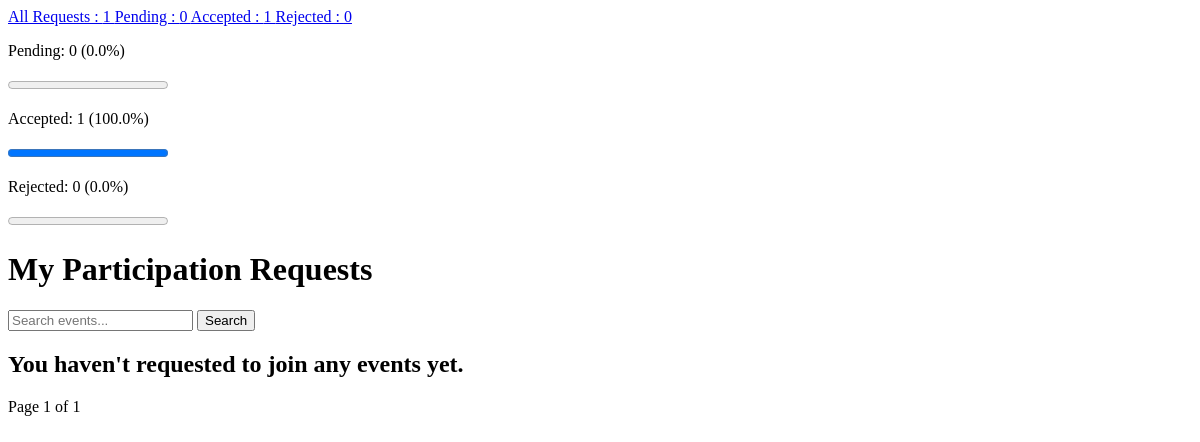
/participation/my-requests/?status=PENDING (signed in), run on an earlier commit of the app's database.
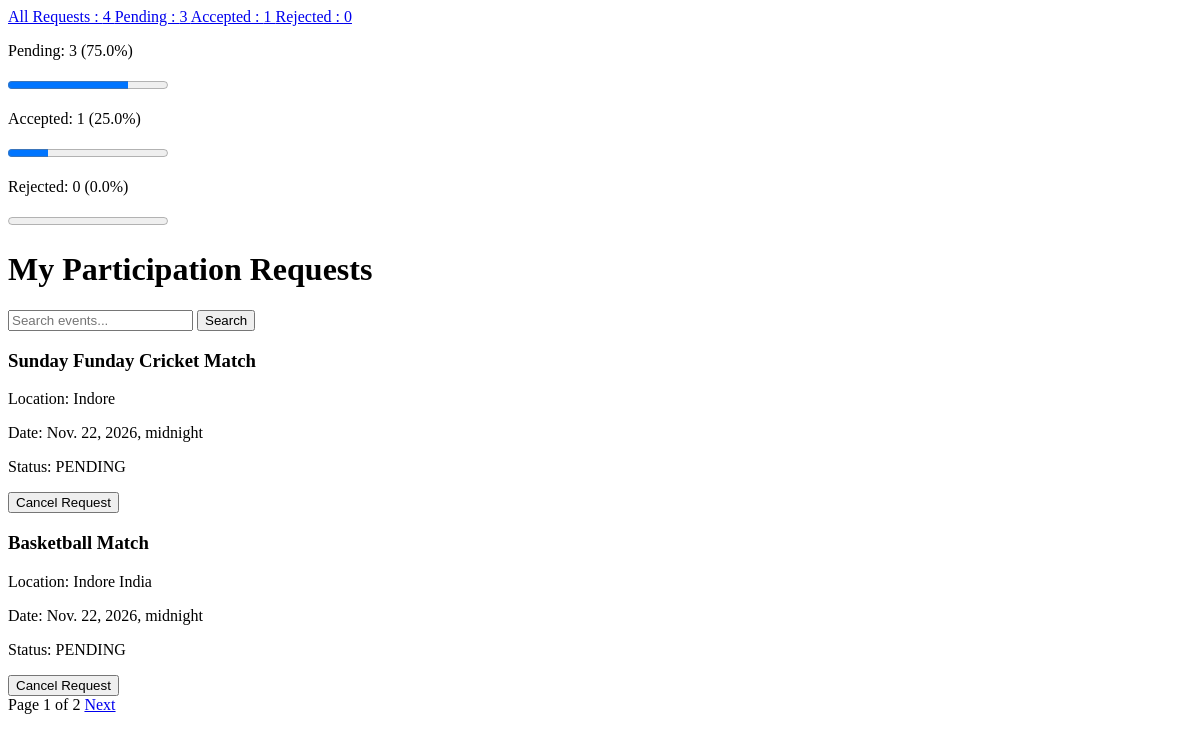
And on a later commit of the database.
### participation/models.py (models this page shows, shortened)
class Participation(models.Model):
    STATUS_CHOICES = [
        ('PENDING', 'Pending'),
        ('ACCEPTED', 'Accepted'),
        ('REJECTED', 'Rejected'),
    ]
    user = models.ForeignKey(
        settings.AUTH_USER_MODEL,
        on_delete=models.CASCADE,
        related_name='participations'
    )
    event = models.ForeignKey(
        Event,
        on_delete=models.CASCADE,
        related_name='participation_requests'
    )
    status = models.CharField(
        max_length=10,
        choices=STATUS_CHOICES,
        default='PENDING'
    )
    requested_at = models.DateTimeField(auto_now_add=True)
    updated_at = models.DateTimeField(auto_now=True)
    class Meta:
        constraints = [
            models.UniqueConstraint(
                fields=['user', 'event'],
                name='unique_user_event_registration'
            )
        ]

### events/models.py (models this page shows, shortened)
class Event(models.Model):
    STATUS_CHOICES = [
        ('OPEN', 'Open'),
        ('FULL', 'Full'),
        ('CANCELLED', 'Cancelled'),
    ]
    title = models.CharField(max_length=100)
    description = models.TextField()
    category = models.ForeignKey(
        Category,
        on_delete=models.PROTECT,
        related_name='events'
    )
    created_by = models.ForeignKey(
        settings.AUTH_USER_MODEL,
        on_delete=models.CASCADE,
        related_name='created_events'
    )
    location = models.CharField(max_length=200)
    event_date = models.DateTimeField()
    max_participants = models.PositiveIntegerField()
    status = models.CharField(
        max_length=10,
        choices=STATUS_CHOICES,
        default='OPEN'
    )
    created_at = models.DateTimeField(auto_now_add=True)
    updated_at = models.DateTimeField(auto_now=True)

### participation/views.py (the view)
@login_required
def my_requests(request):
    my_participations = Participation.objects.filter(
        user=request.user
    ).select_related(
        'event',
        'event__category'
    )
    statistics = my_participations.aggregate(
        pending_count=Count(
            'id',
            filter=Q(status='PENDING')
        ),
        accepted_count=Count(
            'id',
            filter=Q(status='ACCEPTED')
        ),
        rejected_count=Count(
            'id',
            filter=Q(status='REJECTED')
        )
    )
    total_request = my_participations.count()
    status_filter = request.GET.get('status', '')
    accepted_rate = 0
    rejected_rate = 0
    pending_rate = 0
    if total_request > 0:
        accepted_rate = (
            statistics['accepted_count'] / total_request
        ) * 100
        rejected_rate = (
            statistics['rejected_count'] / total_request
        ) * 100
        pending_rate = (
            statistics['pending_count'] / total_request
        ) * 100
    accepted_rate = round(accepted_rate, 2)
    rejected_rate = round(rejected_rate, 2)
    pending_rate = round(pending_rate, 2)
    search_query = request.GET.get('q', '')
    if search_query:
        my_participations = my_participations.filter(
            event__title__icontains=search_query
        )
    if status_filter:
        my_participations = my_participations.filter(
            status=status_filter
        )
    paginator = Paginator(my_participations, 2)
    page_number = request.GET.get('page')
    page_obj = paginator.get_page(page_number)
    return render(
        request,
        'participation/my_requests.html',
        {
            'status_filter': status_filter,
            'pending_count': statistics['pending_count'],
            'accepted_count': statistics['accepted_count'],
            'rejected_count': statistics['rejected_count'],
            'total_request': total_request,
            'accepted_rate': accepted_rate,
            'rejected_rate': rejected_rate,
            'pending_rate': pending_rate ,
            'search_query': search_query,
            'page_obj': page_obj,
            'my_participations': page_obj,
        }
    )

### participation/templates/participation/my_requests.html (shortened to what this page needs)
<!DOCTYPE html>
<html lang="en">
<head>
</head>
<body>
    <div class="request-filters">
        <div>
            <a href="{% url 'my_requests' %}">
                All Requests : {{ total_request }}
            </a>
            <a href="?status=PENDING">
                Pending : {{ pending_count }}
            </a>
            <a href="?status=ACCEPTED">
                Accepted : {{ accepted_count }}
            </a>
            <a href="?status=REJECTED">
                Rejected : {{ rejected_count }}
            </a>
        </div>
        <div>
            <p>Pending: {{ pending_count }} ({{ pending_rate }}%)</p>
            <progress value="{{ pending_rate }}" max="100"></progress>
        </div>
        <div>
            <p>Accepted: {{ accepted_count }} ({{ accepted_rate }}%)</p>
            <progress value="{{ accepted_rate }}" max="100"></progress>
        </div>
        <div>
            <p>Rejected: {{ rejected_count }} ({{ rejected_rate }}%)</p>
            <progress value="{{ rejected_rate }}" max="100"></progress>
        </div>
    </div>
    <h1>My Participation Requests</h1>
    <form method="GET" action="{% url 'my_requests' %}">
        <input
            type="text"
            name="q"
            placeholder="Search events..."
            value="{{ search_query }}"
        >
        <button type="submit">
             Search
        </button>
    </form>
    {% for my_participation in my_participations %}
    <div>
        <h3>{{ my_participation.event.title }}</h3>
        <p>Location: {{ my_participation.event.location }}</p>
        <p>Date: {{ my_participation.event.event_date }}</p>
        <p>Status: {{ my_participation.status }}</p>
    </div>
    {% if my_participation.status == 'PENDING' %}
    <div>
        <form method="POST" action="{% url 'cancel_request' my_participation.id %}">
            <button type="submit">Cancel Request</button>
        </form>
    </div>
    {% endif %}
    {% empty %}
    <h2>You haven't requested to join any events yet.</h2>
    {% endfor %}
    <div class="pagination">
        <span>
            Page {{ page_obj.number }} of {{ page_obj.paginator.num_pages }}
        </span>
        {% if page_obj.has_next %}
            <a href="?page={{ page_obj.next_page_number }}&q={{ search_query }}&status={{ status_filter }}">
                Next
            </a>
        {% endif %}
    </div>
</body>
</html>

What changed in the data, as far as the page shows it:
added Participation: event "Sunday Funday Cricket Match", event.location "Indore", event.event_date "Nov. 22, 2026, midnight", status "PENDING", shows "Cancel Request"
added Participation: event "Basketball Match", event.location "Indore India", event.event_date "Nov. 22, 2026, midnight", status "PENDING", shows "Cancel Request"
Also different on the page:
{{ total_request }}: "1" → "4"
{{ pending_count }}: "0" → "3"
{{ pending_rate }}: "0.0" → "75.0"
{{ pending_rate }}: 0.0 → 75.0 (drawn)
{{ accepted_rate }}: "100.0" → "25.0"
{{ accepted_rate }}: 100.0 → 25.0 (drawn)
{{ page_obj.paginator.num_pages }}: "1" → "2"
text no longer shown: "You haven't requested to join any events yet."
text now shown: "Next"
